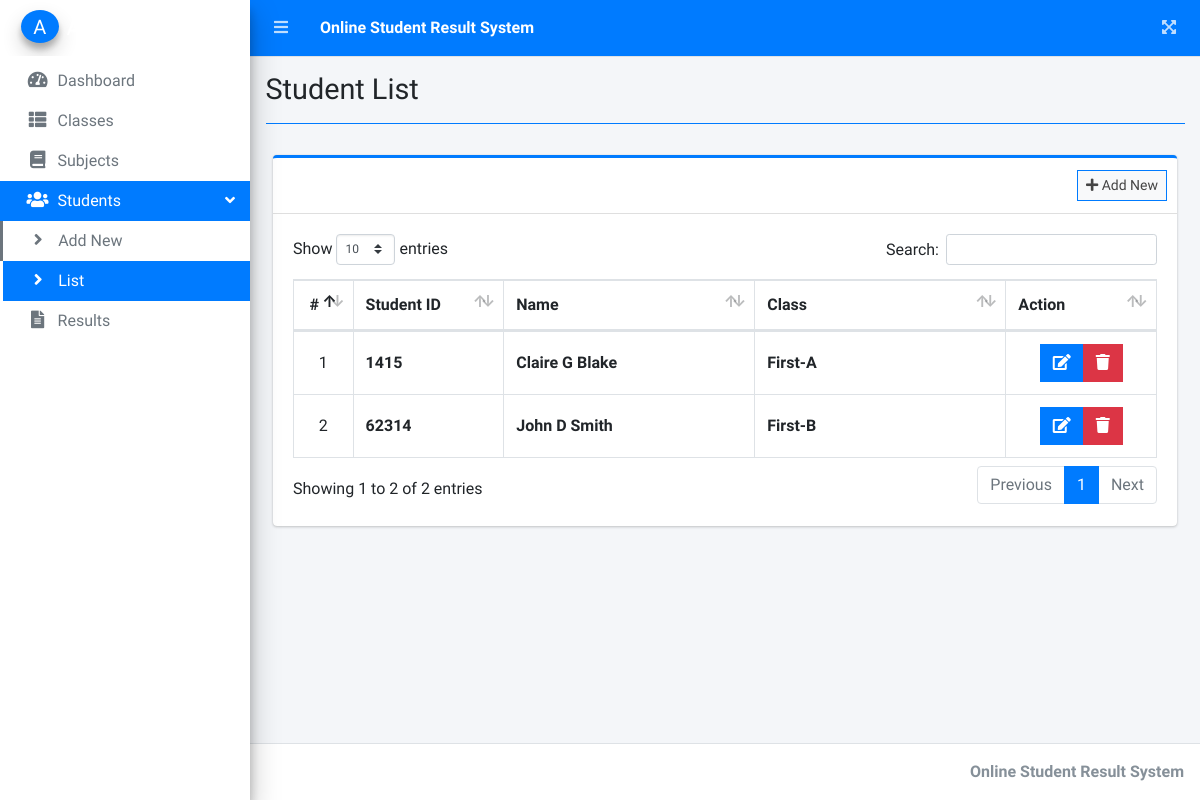
/dos/index.php?page=student_list (signed in), run on an earlier commit of the app's database.
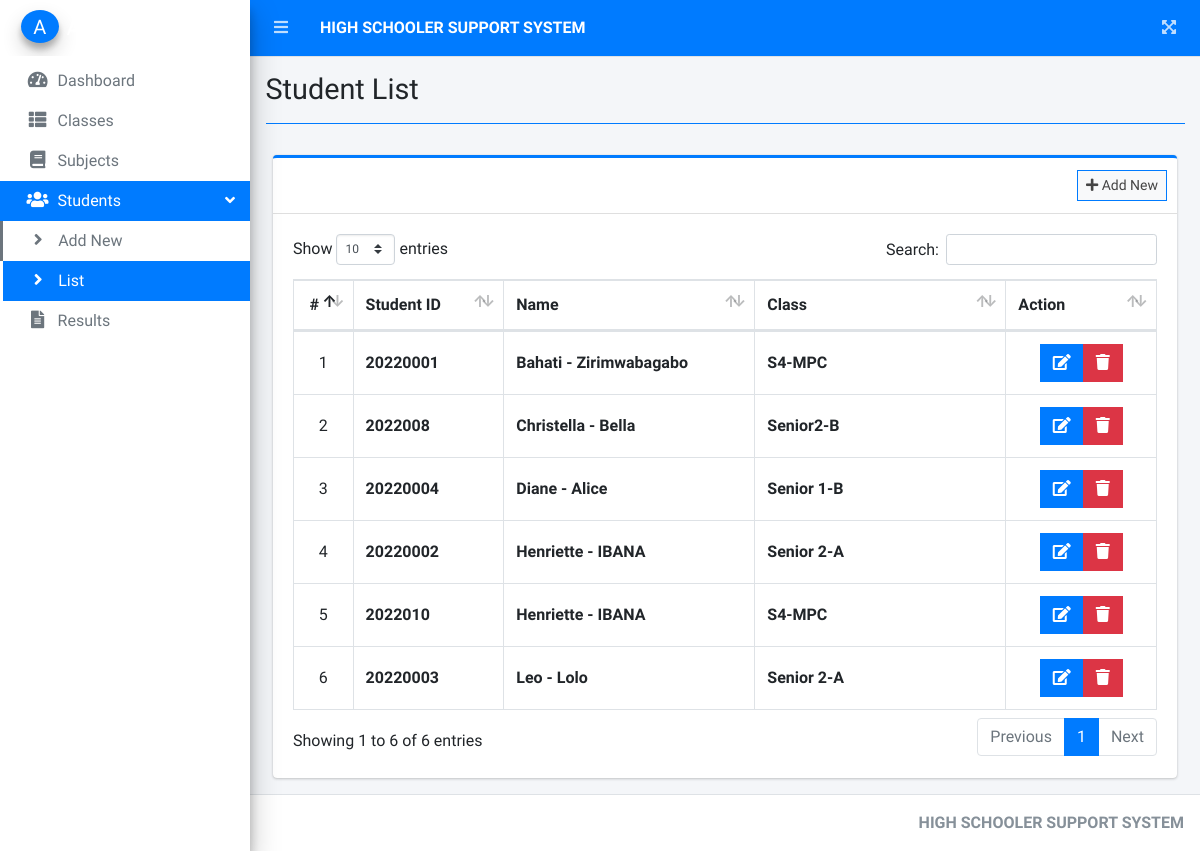
And on a later commit of the database.
### tables this page shows
CREATE TABLE `students` (
  `id` int(30) NOT NULL,
  `student_code` varchar(50) NOT NULL,
  `firstname` varchar(200) NOT NULL,
  `middlename` varchar(200) NOT NULL,
  `lastname` varchar(200) NOT NULL,
  `gender` varchar(50) NOT NULL,
  `address` text NOT NULL,
  `class_id` int(30) NOT NULL,
  `date_created` datetime NOT NULL DEFAULT current_timestamp()
);

### dos/student_list.php (the view, shortened to what this page needs)
<?php include'db_connect.php' ?>
<div class="col-lg-12">
	<div class="card card-outline card-primary">
		<div class="card-header">
			<div class="card-tools">
				<a class="btn btn-block btn-sm btn-default btn-flat border-primary " href="./index.php?page=new_student"><i class="fa fa-plus"></i> Add New</a>
			</div>
		</div>
		<div class="card-body">
			<table class="table tabe-hover table-bordered" id="list">
				<colgroup>
					<col width="5%">
					<col width="15%">
					<col width="25%">
					<col width="25%">
					<col width="15%">
				</colgroup>
				<thead>
					<tr>
						<th class="text-center">#</th>
						<th>Student ID</th>
						<th>Name</th>
						<th>Class</th>
						<th>Action</th>
					</tr>
				</thead>
				<tbody>
					<?php
					$i = 1;
					$qry = $conn->query("SELECT s.*,concat(c.level,'-',c.section) as class,concat(firstname,' ',middlename,' ',lastname) as name FROM students s inner join classes c on c.id = s.class_id order by concat(firstname,' ',middlename,' ',lastname) asc  ");
					while($row= $qry->fetch_assoc()):
					?>
					<tr>
						<td class="text-center"><?php echo $i++ ?></td>
						<td class=""><b><?php echo $row['student_code'] ?></b></td>
						<td><b><?php echo ucwords($row['name']) ?></b></td>
						<td><b><?php echo ucwords($row['class']) ?></b></td>
						<td class="text-center">
		                    <div class="btn-group">
		                        <a href="index.php?page=edit_student&id=<?php echo $row['id'] ?>" class="btn btn-primary btn-flat ">
		                          <i class="fas fa-edit"></i>
		                        </a>
		                        <button type="button" class="btn btn-danger btn-flat delete_student" data-id="<?php echo $row['id'] ?>">
		                          <i class="fas fa-trash"></i>
		                        </button>
	                      </div>
						</td>
					</tr>
				<?php endwhile; ?>
				</tbody>
			</table>
		</div>
	</div>
</div>

### dos/index.php (shortened to what this page needs)
<!DOCTYPE html>
<html lang="en">
<?php
	include 'header.php'
?>
<body class="hold-transition sidebar-mini layout-fixed layout-navbar-fixed layout-footer-fixed">
<div class="wrapper">
  <?php include 'topbar.php' ?>
  <?php include 'sidebar.php' ?>
  <div class="content-wrapper">
    <div class="content-header">
      <div class="container-fluid">
        <div class="row mb-2">
          <div class="col-sm-6">
            <h1 class="m-0"><?php echo $title ?></h1>
          </div>
        </div>
            <hr class="border-primary">
      </div>
    </div>
    <section class="content">
      <div class="container-fluid">
         <?php
            $page = isset($_GET['page']) ? $_GET['page'] : 'home';
            if(!file_exists($page.".php")){
                include '404.html';
            }else{
            include $page.'.php';
            }
          ?>
      </div>
    </section>
  </div>
  <footer class="main-footer">
    <div class="float-right d-none d-sm-inline-block">
      <b><?php echo $_SESSION['system']['name'] ?></b>
    </div>
  </footer>
</div>
</body>
</html>

### dos/topbar.php (shortened to what this page needs)
<nav class="main-header navbar navbar-expand navbar-primary navbar-dark ">
  <ul class="navbar-nav">
    <?php if(isset($_SESSION['login_id'])): ?>
    <li class="nav-item">
      <a class="nav-link" data-widget="pushmenu" href="" role="button"><i class="fas fa-bars"></i></a>
    </li>
  <?php endif; ?>
    <li>
      <a class="nav-link text-white"  href="./" role="button"> <large><b><?php echo $_SESSION['system']['name'] ?></b></large></a>
    </li>
  </ul>
  <ul class="navbar-nav ml-auto">
    <li class="nav-item">
      <a class="nav-link" data-widget="fullscreen" href="#" role="button">
        <i class="fas fa-expand-arrows-alt"></i>
      </a>
    </li>
  </ul>
</nav>

What changed in the data, as far as the page shows it:
no longer on this page (row unchanged): students: student_code "1415", name "Claire G Blake", class "First-A"
no longer on this page (row unchanged): students: student_code "62314", name "John D Smith", class "First-B"
added students: student_code "20220001", name "Bahati - Zirimwabagabo", class "S4-MPC"
added students: student_code "2022008", name "Christella - Bella", class "Senior2-B"
added students: student_code "20220004", name "Diane - Alice", class "Senior 1-B"
added students: student_code "20220002", name "Henriette - IBANA", class "Senior 2-A"
added students: student_code "2022010", name "Henriette - IBANA", class "S4-MPC"
added students: student_code "20220003", name "Leo - Lolo", class "Senior 2-A"
Also different on the page:
$_SESSION['system']['name']: "Online Student Result System" → "HIGH SCHOOLER SUPPORT SYSTEM"
text written by a page script: "Show entries Search: Showing 1 to 2 of 2 entries Previous 1 Next" → "Show entries Search: Showing 1 to 6 of 6 entries Previous 1 Next"
